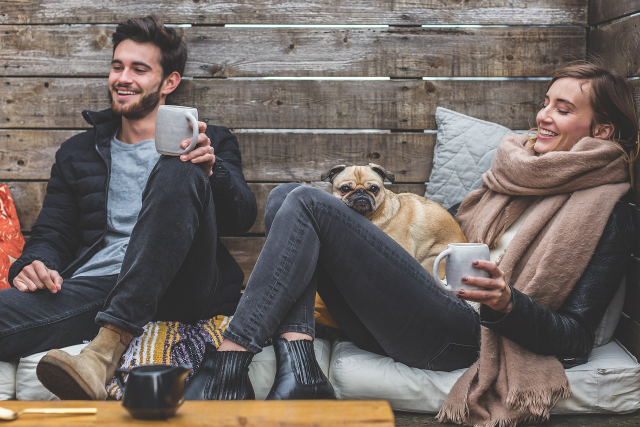
#> input picture photos/pic2.jpg, 1280 x 853 px (shown at 1/2 size)
$ python image_transformation.py
#> lines starting #> are read from the running program, lines starting #| are printed output that depends on the picture
from this import d
import cv2 as cv
import numpy as np
img=cv.imread('photos/pic2.jpg')
#> img is the input picture: shape (853, 1280, 3); mean B, G, R 98.7, 103, 111.9

cv.imshow('Cat',img)

# Translate
def translate(img,x,y):
#> called with x = -100, y = 100
    transMat =np.float32([[1,0,x],[0,1,y]])
    dimenstion = (img.shape[1], img.shape[0])
#> dimenstion = (1280, 853)
    return cv.warpAffine(img,transMat,dimenstion)
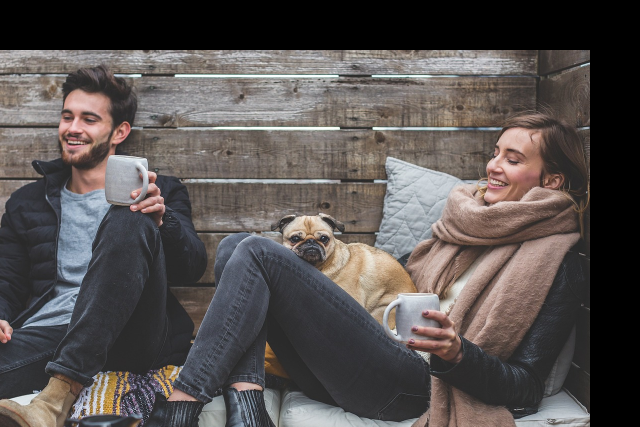
#> returned value: shape (853, 1280, 3) (shown at 1/2 size); mean of channels 0, 1, 2 80, 81.6, 87.1; drawn as B, G, R


#  -x --> left
#  -y --> Up
#  x  --> Right
#  y -->Down

translated= translate(img,-100,100)
# cv.imshow('trans',translated)
# xxxxxxxxxxxxxxxxxxx


# Rotation
def rotate(img,angel,rotPoint=None):
#> called with angel = -80
    (height,width)= img.shape[:2]
#> height = 853; width = 1280

    if rotPoint is None:
        rotPoint = (width//2,height//2)
#> rotPoint = (640, 426)

    rotMat = cv.getRotationMatrix2D(rotPoint,angel,1.0)
    dimensions=(width,height)
#> dimensions = (1280, 853)

    return cv.warpAffine(img,rotMat,dimensions)
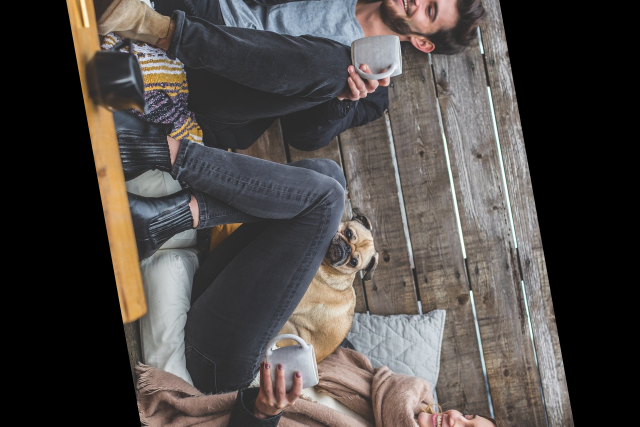
#> returned value: shape (853, 1280, 3) (shown at 1/2 size); mean of channels 0, 1, 2 69.4, 72.1, 77.1; drawn as B, G, R


rotated= rotate(img,-80)
cv.imshow('Rotate',rotated)


# resize image
resize =cv.resize(img,(500,500),interpolation=cv.INTER_CUBIC)
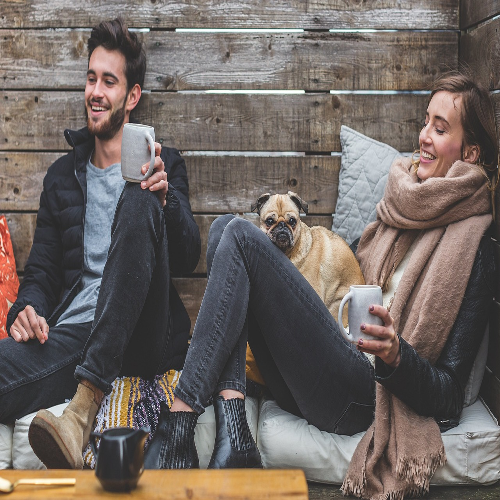
#> resize: shape (500, 500, 3); mean B, G, R 98.6, 102.9, 111.9
cv.imshow('Resized',resize)

# flipping
flip =cv.flip(img,-1)
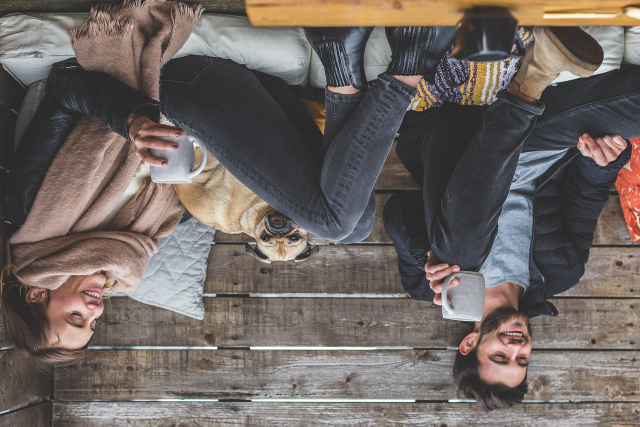
#> flip: shape (853, 1280, 3) (shown at 1/2 size); mean B, G, R 98.7, 103, 111.9
cv.imshow('Flip',img)


# cropping
cropping =img[200:400, 300:400]
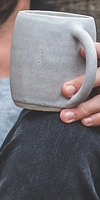
#> cropping: shape (200, 100, 3); mean B, G, R 120.9, 116.3, 119.8
cv.imshow('Crop',cropping)
cv.waitKey(0)

$ run again, with photos/pic3.jpg copied over photos/pic2.jpg
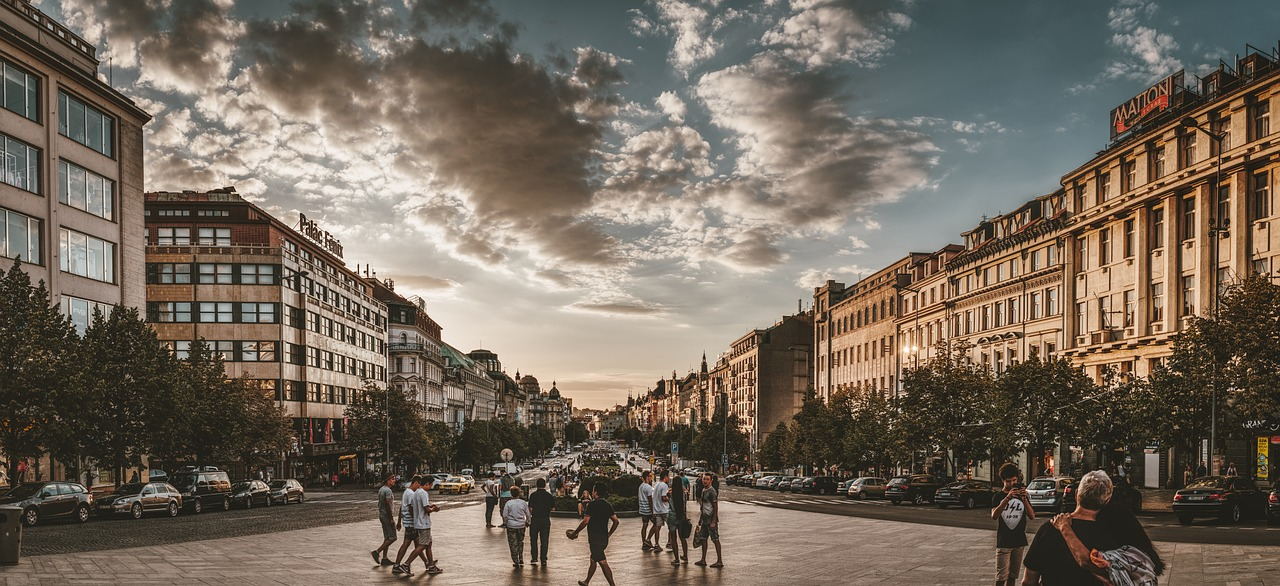
#> input picture photos/pic3.jpg, 1280 x 586 px
#> img is the input picture: shape (586, 1280, 3); mean B, G, R 92, 104.6, 115.7
#> `flip =cv.flip(img,-1)`:
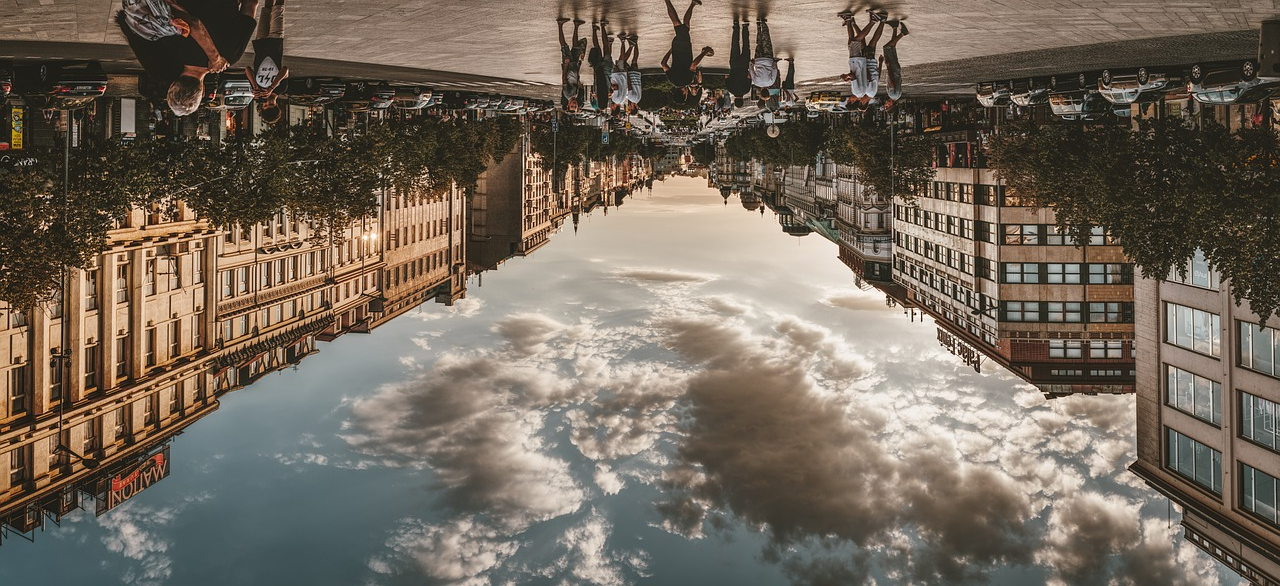
#> flip: shape (586, 1280, 3); mean B, G, R 92, 104.6, 115.7
#> `cropping =img[200:400, 300:400]`:
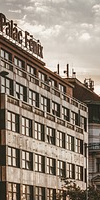
#> cropping: shape (200, 100, 3); mean B, G, R 122.3, 135.9, 149.5

$ run again, with photos/pic4.jpg copied over photos/pic2.jpg
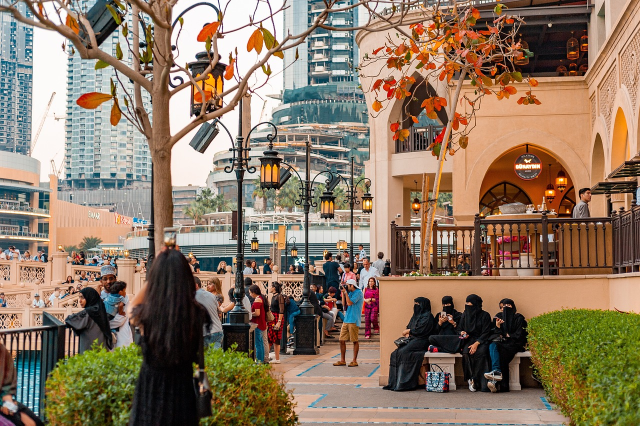
#> input picture photos/pic4.jpg, 1280 x 852 px (shown at 1/2 size)
#> img is the input picture: shape (852, 1280, 3); mean B, G, R 99.7, 120.5, 140.8
#> `flip =cv.flip(img,-1)`:
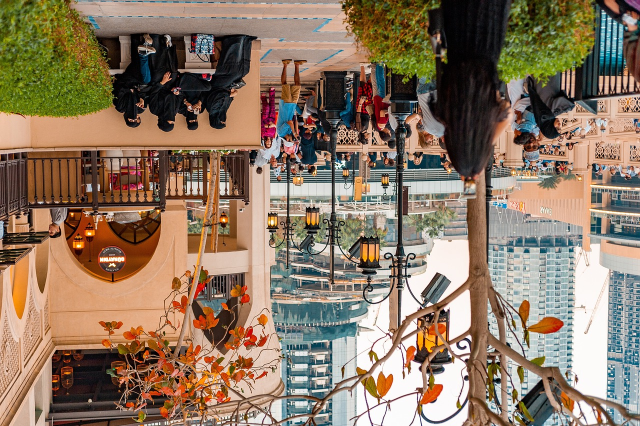
#> flip: shape (852, 1280, 3) (shown at 1/2 size); mean B, G, R 99.7, 120.5, 140.8
#> `cropping =img[200:400, 300:400]`:
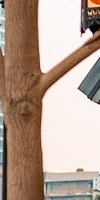
#> cropping: shape (200, 100, 3); mean B, G, R 145.3, 159.6, 181.7

$ run again, with photos/people1.jfif saved as photos/pic2.jpg
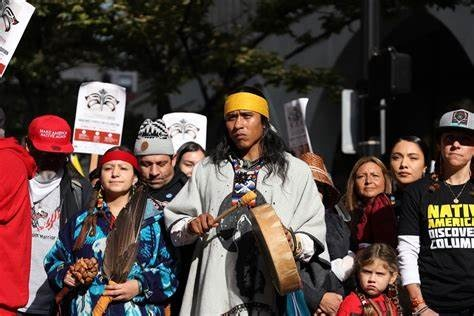
#> input picture photos/people1.jfif, 474 x 316 px
#> img is the input picture: shape (316, 474, 3); mean B, G, R 63.5, 67.5, 83.2
#> `flip =cv.flip(img,-1)`:
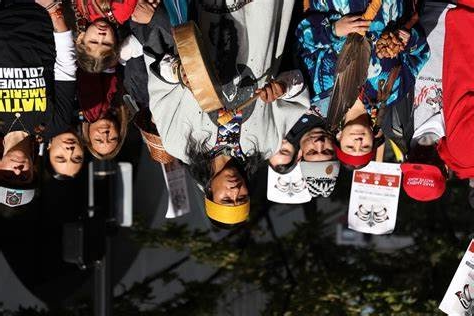
#> flip: shape (316, 474, 3); mean B, G, R 63.5, 67.5, 83.2
#> `cropping =img[200:400, 300:400]`:
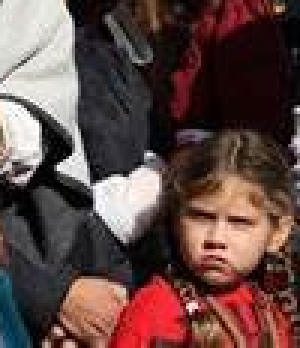
#> cropping: shape (116, 100, 3) (shown 3 times larger); mean B, G, R 68.8, 72, 97.2
